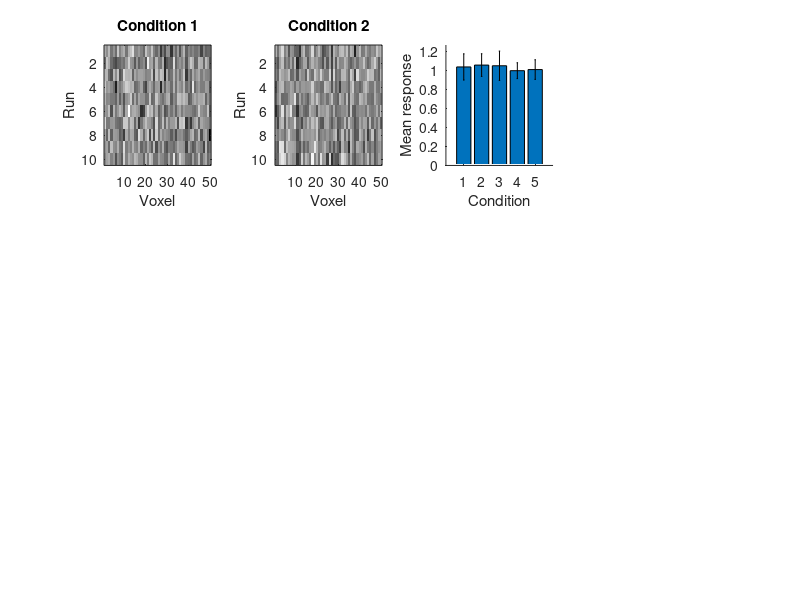

This chart was generated by the following MATLAB code: (Note: this script raises an error after producing the figure.)
%% MRI Classification Tutorial ------------
% 
% by j freeman for CSHL, 2012
% fixed errors - DB 2022 
%
addpath('dependencies_fMRI_Classification_Tutorial');
%%-----------------------------------------
%%
% fMRI data are inherently multivariate. We typically measure the BOLD
% response to several different conditions (e.g. orientations, objects) in
% a large number of voxels. We want to establish a statistical dependency
% between the conditions and the voxel responses. 
%
% Traditional analyses ("mass-univariate") separately estimate the response
% of each voxel to each condition using a general linear model (see
% ER_fMRI_Tutorial.m). fMRI responses are noisy, so the response of any
% individual voxel will rarely distinguish robustly between even a pair of
% conditions (let alone several conditions). One way to combat noise is to
% average the responses of many voxels together. If a large continugous
% group of voxels all differentially respond to one condition over another,
% their mean response may reliably differ between the two conditions. This
% is the basis for "ROI" analyses, as well as mass-univariate analyses that
% incoroproate spatial contiguity.
%
% But if the preferences are distributed, with each voxel showing a
% slightly different bias for one condition or another, we need statistical
% tests that pool all of these signals together to establish a dependency
% between the condition and the *pattern* of responses. This is the basis
% for "multivariate analyses".
%
% For the purposes of this tutorial, we'll assume that we have already
% obtained a response amplitude to each condition from each voxel by
% performing standard event-related analyses. And we'll additionally assume
% that for each voxel and condition, we've obtained responses across
% multiple independent runs. We'll generate fake data with this form, show
% why univariate anlayses are ineffecitve, and show how to run a simple
% classification analyses and do some statistics on the output. Note that
% all of the techniques described below could be applied nearly identically
% to populations of neural responses -- see Rust and DiCarlo, Neuron, 2012
% for a useful review.
%%
clear all
clf

% set some constants for the data:
V = 50; % number of voxels (default = 50)
R = 10; % number of runs (default = 10)
C = 5; % number of conditions (default = 5)
sigma = 0.5; % noise of fMRI response amplitude estimates (default = 0.5)

% set some parameters for the analysis
k = 10; % number of folds for cross-validation
nBoot = 10; % number of bootstraps (anything above 100 will be too slow!)
nPerm = 100; % number of permutations for randomization test

%%
% Each condition evokes the same mean response, with a fixed but
% essentially arbitrary pattern of responses across the voxels
mnVal = 1; % mean response
pattern_nc = rand(V,C)+(mnVal-0.5); % voxel patterns

% The responses in each run are given by the fixed voxel-by-condition
% pattern plus additive gaussian noise The complete data matrix is RxVxC --
% runs by voxels by conditions
data_rvc  = zeros(R,V,C);
for iR=1:R
    data_rvc(iR,:,:) = pattern_nc + randn(V,C)*sigma; % add noise
end

%%
% Look at the voxel-by-run patterns for the first two conditions. The
% responses on each run should look like a noisy version of the common
% pattern. Try turning the noise (sigma) down to see more clearly that the
% two patterns are distinct.
subplot(3,4,1);
imagesc(data_rvc(:,:,1),[min(data_rvc(:)) max(data_rvc(:))]);
xlabel('Voxel');
ylabel('Run');
title('Condition 1');
subplot(3,4,2);
imagesc(squeeze(data_rvc(:,:,2)),[min(data_rvc(:)) max(data_rvc(:))]);
xlabel('Voxel');
ylabel('Run');
title('Condition 2');
colormap(gray);

% The mean response (across voxels and runs) does not distinguish well
% between the different conditions.
subplot(3,4,3);
mn = [squeeze(mean(mean(data_rvc,1),2))]; % mean response to each condition
err = [squeeze(std(mean(data_rvc,2)))]; % standard deviation across runs
bar(mn); hold on;
h = errorbar([1:C],mn,2*err,2*err,'k'); hold off;
set(h,'LineStyle','none');
ylim([0 max(mn)*1.2]);
xlabel('Condition');
ylabel('Mean response');
box off;
xlim([0 C+1]);

%%
% For a few individual voxels, look at the distribution of responses to the
% first two conditions. For some voxels the distributions are nearly
% identical, for others they are more separate, but in each case there is
% substantial overlap.
b_resp = 10; % bin width for response histograms
for iVox=1:3
    mnVal = min(vector(data_rvc(:,iVox,:)));
    mxVal = max(vector(data_rvc(:,iVox,:)));
    bins = linspace(mnVal,mxVal,b_resp);
    h1 = hist(data_rvc(:,iVox,1),bins); % histogram for condition 1
    h2 = hist(data_rvc(:,iVox,2),bins); % histogram for condition 2
    subplot(3,4,4+iVox);
    plot(bins,h1/sum(h1*1/b_resp),'b--'); hold on; 
    plot(bins,h2/sum(h2*1/b_resp),'r--'); hold off;
    xlabel(sprintf('Voxel %g response',iVox));
    ylabel('Probability');
    box off;
end
%%
% One way to quantify the distinctiveness of these distributions is to ask
% how well we could use the response distributions estimated on one set
% of data to predict condition identity from novel responses. To make that
% precise, we'll fit a simple model to each response distributions -- a
% gaussian -- using data from all but the last run. In 1-D, we just need
% the mean and standard deviation.
b_fit = 100; % bin width for gaussian evaluation
for iV=1:3
    mnVal = min(vector(data_rvc(:,iV,:)));
    mxVal = max(vector(data_rvc(:,iV,:)));
    x_vals = linspace(mnVal,mxVal,b_fit);
    mn_1(iV) = mean(data_rvc(1:R-1,iV,1)); % get the condition 1 mean
    std_dev_1(iV) = std(data_rvc(1:R-1,iV,1)); % get the condition 1 std
    h1_fit = normpdf(x_vals,mn_1(iV),std_dev_1(iV)); % evaluate the gaussian
    mn_2(iV) = mean(data_rvc(1:R-1,iV,2)); % same for condition 2...
    std_dev_2(iV) = std(data_rvc(1:R-1,iV,2));
    h2_fit = normpdf(x_vals,mn_2(iV),std_dev_2(iV));
    subplot(3,4,4+iV);
    hold on;
    plot(x_vals,h1_fit/sum(h1_fit*1/b_fit),'b');
    plot(x_vals,h2_fit/sum(h2_fit*1/b_fit),'r'); hold off
    box off;
end

%%
% To estimate our prediction accuracy, we take a novel response that was
% not used to fit the gaussians, and ask whether it's more likely under the
% first or second gaussian
fprintf('\r1-D classification... \n');
for iV=1:3
    % for each voxel, compute the probability of a novel response from
    % condition 1 under the two different gaussians
    prob_1 = normpdf(data_rvc(R,iV,1),mn_1(iV),std_dev_1(iV));
    prob_2 = normpdf(data_rvc(R,iV,1),mn_2(iV),std_dev_2(iV));
    % compare the probabilities (it's usually easier to compare the logs
    % because they are more numerically stable when probabilities become
    % small)
    if log(prob_1) > log(prob_2)
        fprintf('Voxel %i says condition 1\n',iV);  
    else
        fprintf('Voxel %i says condition 2\n',iV); 
    end
end
%%
% One voxel at a time wasn't very useful. Let's look at the *joint*
% response of two voxels. Fit a 2-D gaussian to each condition's response
% distribution. As before, we'll predict the condition of a novel *pair* of
% voxel responses by computing probability under the gaussians.
fprintf('\n2-D classification... \n');
voxPairs = [1 2; 1 3; 2 3];
for iVp=1:3
    subplot(3,4,8+iVp);
    vox1 = voxPairs(iVp,1);
    vox2 = voxPairs(iVp,2);
    plot(data_rvc(:,vox1,1),data_rvc(:,vox2,1),'.'); 
    hold on; 
    plot(data_rvc(:,vox1,2),data_rvc(:,vox2,2),'.r');  
    hold off
    mn_1 = mean(data_rvc(:,[vox1 vox2],1)); % condition 1 mean 
    cov_1 = cov(data_rvc(:,[vox1 vox2],1)); % condition 1 cov matrix
    mn_2 = mean(data_rvc(:,[vox1 vox2],2)); % condition 2 mean
    cov_2 = cov(data_rvc(:,[vox1 vox2],2)); % condition 2 cov matrix
    % note from Dan (2022-07-04) see below
    drawEllipse(mn_1,cov_1.*eye(2),'b'); % plot the 1 SD contours of the gaussians
    drawEllipse(mn_2,cov_2.*eye(2),'r');
    xlabel(sprintf('Voxel %g response',voxPairs(iVp,1)));
    ylabel(sprintf('Voxel %g response',voxPairs(iVp,2)));
    box off;
    % compare the probability of a novel response from condition 1 under
    % the two different gaussians
    
    % note from Dan (2022-07-04) there is a bug in matlab 2014 that causes
    % this to crash when you use the covariances cov_1 and cov_2, I've
    % replaced these with the diagonals of the covariance matrix. This is
    % basically like pretending that the data are uncorrelated and makes it
    % much easier for matlab to deal with them, but it obviously ignroes
    % important variance. This is actually equivalent to what has to be
    % done below to use MATLAB's built-in "classify" function, because
    % there isn't enough data to accurately estimate the covariance matrix.
    prob_1 = mvnpdf(data_rvc(R,[vox1 vox2],1),mn_1,cov_1.*eye(2));
    prob_2 = mvnpdf(data_rvc(R,[vox1 vox2],1),mn_2,cov_2.*eye(2));
    if log(prob_1) > log(prob_2)
        fprintf('Voxel pair %s says condition 1\n',num2str(voxPairs(iVp,:)));
    else
        fprintf('Voxel pair %s says condition 2\n',num2str(voxPairs(iVp,:)));
    end
end
% Try running the tutorial up to this point multiple times. In many cases,
% the 2-D distributions should appear more reliably distinct than they did
% in 1-D. There are several possible behaviors here. If the biases for two
% individual voxels are small but present, they will be more
% distinguishable when looking at them jointly. If the bias is only present
% in one voxel or another, we will get the right answer by looking at both.
% We don't need to pick the *right* one ahead of time.
%
%%
% We actually have V voxels. Rather than just look at each one, or each
% pair, we would like to look at all at once. For our full data set, the
% set of responses (across runs) to a particular condition is a cloud of
% points in a V-dimensional space, where each dimension is a voxel.
% Different conditions yield different clouds. We cannot visualize this
% space, but we can use the same procedure as above to carve up the space
% and make predictions about novel responses -- fit a V-Dimensional
% gaussian to each condition, and compute the probability of each novel
% response under the different Gaussians. That's exactly what the matlab
% function "classify.m" does! Let's use it.
%
% It's important that we fit our gaussians ("train") using one set of
% responses, and make predictions ("test") using novel data. This is called
% cross-validation.

% Create a CxR matrix of condition labels for each condition and run
labels_rc = repmat([1:C],[R 1]);

% Use the very helpful built-in function "cvpartition.m" to split the data
% into multiple training / testing sets. We'll use k-fold cross-validation,
% we means we divide our runs into k distinct subsets. We train on k-1 and
% test on the held out set.
cv = cvpartition(1:R,'Kfold',k);

% We just made an object (cv) that contains vectors of indices for each
% training / testing set. Type cv.traning(1) and cv.testing(1) to see the
% run indices for the first training / testing set.

%%
% Create an empty matrix to store the classification output
confMat = zeros(C,C,cv.NumTestSets);

% Now loop over the k training / testing sets
for icv=1:cv.NumTestSets
    % get the indices for the training runs
    trIdx = cv.training(icv);
    % get the indices for the testing runs
    teIdx = cv.test(icv);
    % these are the responses from the training and testing runs
    train_data = reshape(data_rvc(trIdx,:,:),[cv.TrainSize(icv)*C V]);
    test_data = reshape(data_rvc(teIdx,:,:),[cv.TestSize(icv)*C V]);
    % and these are the labels
    train_labels = reshape(labels_rc(trIdx,:),[cv.TrainSize(icv)*C 1]);
    test_labels = reshape(labels_rc(teIdx,:),[cv.TestSize(icv)*C 1]);
    % the "classify.m" function takes as input a matrix of test data, a
    % matrix of training data, and a vector of labels. With the option
    % 'diagLinear', it uses the training data to fit the distribution of
    % responses in each condition with a multivariate gaussian, and then
    % evaluates the relative probability of each of the responses in the
    % test data in order to assign a label to them -- just as we did before
    % in 1-D and 2-D. look inside to see more details...
    est_labels = classify(test_data,train_data,train_labels,'diagLinear');
    % store the results in a "confusion matrix" that collects the fraction
    % of time each "true" condition was classified as one of the possible
    % estimated conditions
    for iC_1=1:C
        for iC_2=1:C
            confMat(iC_1,iC_2,icv) = sum(test_labels==iC_1 & est_labels==iC_2);
        end
    end
end

% average the confusion matrix across all the k cross-validation splits
confMat = sum(confMat,3)/sum(cv.TestSize);
% the "accuracy", or percent correct, is the frequency with which the true
% response was correctly categorized -- the diagonal of the confusion
% matrix
acc = mean(diag(confMat));

% plot the confusion matrix from the classification. if we are doing well,
% the bright squares should be along the main diagonal.
subplot(3,4,4);
imagesc(confMat,[0 1]);
title(sprintf('Accuracy is %g',acc));
xlabel('True class');
ylabel('Estimated class');

% 
% IMPORTANT NOTE: With the 'diagLinear' option, the classify function fits
% an isotropic gaussian to each condition's response distribution -- an
% isotropic gaussian can have a different variance in each direction, but
% the covariances (correlations) are assumed to be 0. In general, we expect
% voxel responses to be correlated. But we rarely have enough data to
% reliably estimate the correlations. A classifier that ignores the
% correlations reflects a lower bound on performance (it will always do
% worse than a classifier that knew about the correlations).

%%
% We can use simple resampling and randomization procedures to obtain
% statistical information about our classifier.

% How does the classifier performance vary as a function of the number of
% voxels included in the analysis? Loop over all possible number of voxels,
% and for each, grab several different random combniations of voxels and do
% the classification. We'll use a wrapper "crossValClassify.m" that
% collects some of the above into a single function. 
% WARNING: This part might be slow
acc_boot = zeros(V,nBoot);
for iBoot=1:nBoot
    for iV=1:V
        % get a random sample of voxels
        rndInds = randperm(V); 
        rndInds = rndInds(1:iV);
        % do the classification (we just need the accuracy)
        [~, acc_boot(iV,iBoot)] = crossValClassify(data_rvc(:,rndInds,:),labels_rc,k);
    end
end
subplot(3,4,8);
plot([1:V],prctile(acc_boot,50,2),'k','LineWidth',4); hold on;
plot([1:V],prctile(acc_boot,[5 95],2),'k'); hold off;
drawHorzLine(1/C,'k',':');
ylim([0 1.1]);
xlim([0 V]);
xlabel('Number of voxels included');
ylabel('Accuracy');
box off;

% Often, we will be comparing classificaiton across multiple brain areas
% that differ in their voxel counts (or the number of neurons, for
% physiology data sets). The above clearly shows that we should compare
% classification accuracy only after matching for the number of voxels!
%%
% Is our classification reliably above chance? Our null hypothesis is that
% there is no relationship between the identity of each condition and the
% responses on that condition. Can we reject the null? To simulate the
% distribution of classification under the null hypothesis, we'll classify
% our data several times, each time randomly permuting the condition labels
% on the training data.
acc_permuted = zeros(1,nPerm);
for iPerm=1:nPerm
    [~, acc_permuted(iPerm)] = crossValClassify(data_rvc,labels_rc,k,1);
end
% compute a p value as the fraction of the null distribution greater than
% the accuracy we observed on the real (unpermuted) data
pVal = sum(acc<acc_permuted)/nPerm;
subplot(3,4,12);
bins = linspace(0,1,25);
h = hist(acc_permuted,bins);
bar(bins,h/sum(h)); shading flat;
drawVertLine(acc);
drawVertLine(1/C,'k',':');
xlim([-0.1 1.1]);
box off;
xlabel('Accuracy');
ylabel('Frequency');
title(sprintf('P value is %g',pVal))

%%
% Now go back and run the script with different parameters!

% If you jack up the noise (to 1) or the number of conditions (to 20), or
% both, you should find that classification accuracy starts to take a hit.
% But you can recover it somewhat by either increasing the number of runs
% (try 40) or increasing the number of voxels (try 300).